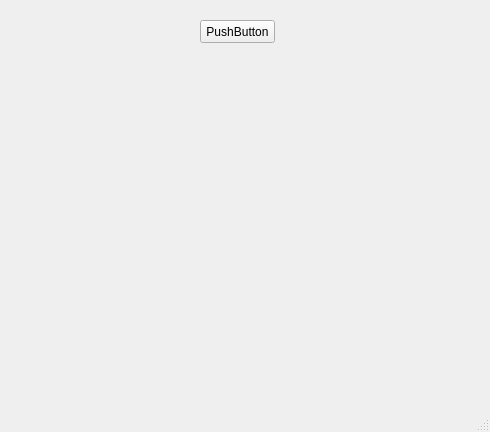
<?xml version="1.0" encoding="UTF-8"?>
<ui version="4.0">
 <class>MainWindow</class>
 <widget class="QMainWindow" name="MainWindow">
  <property name="geometry">
   <rect>
    <x>0</x>
    <y>0</y>
    <width>490</width>
    <height>432</height>
   </rect>
  </property>
  <property name="windowTitle">
   <string>MainWindow</string>
  </property>
  <widget class="QWidget" name="centralwidget">
   <widget class="MplWidget" name="MplWidget" native="true">
    <property name="geometry">
     <rect>
      <x>10</x>
      <y>80</y>
      <width>471</width>
      <height>311</height>
     </rect>
    </property>
   </widget>
   <widget class="QPushButton" name="pushButton_generate_random_signal">
    <property name="geometry">
     <rect>
      <x>200</x>
      <y>20</y>
      <width>75</width>
      <height>23</height>
     </rect>
    </property>
    <property name="text">
     <string>PushButton</string>
    </property>
   </widget>
  </widget>
  <widget class="QMenuBar" name="menubar">
   <property name="geometry">
    <rect>
     <x>0</x>
     <y>0</y>
     <width>490</width>
     <height>21</height>
    </rect>
   </property>
  </widget>
  <widget class="QStatusBar" name="statusbar"/>
 </widget>
 <customwidgets>
  <customwidget>
   <class>MplWidget</class>
   <extends>QWidget</extends>
   <header>mplwidget.h</header>
   <container>1</container>
  </customwidget>
 </customwidgets>
 <resources/>
 <connections/>
</ui>
